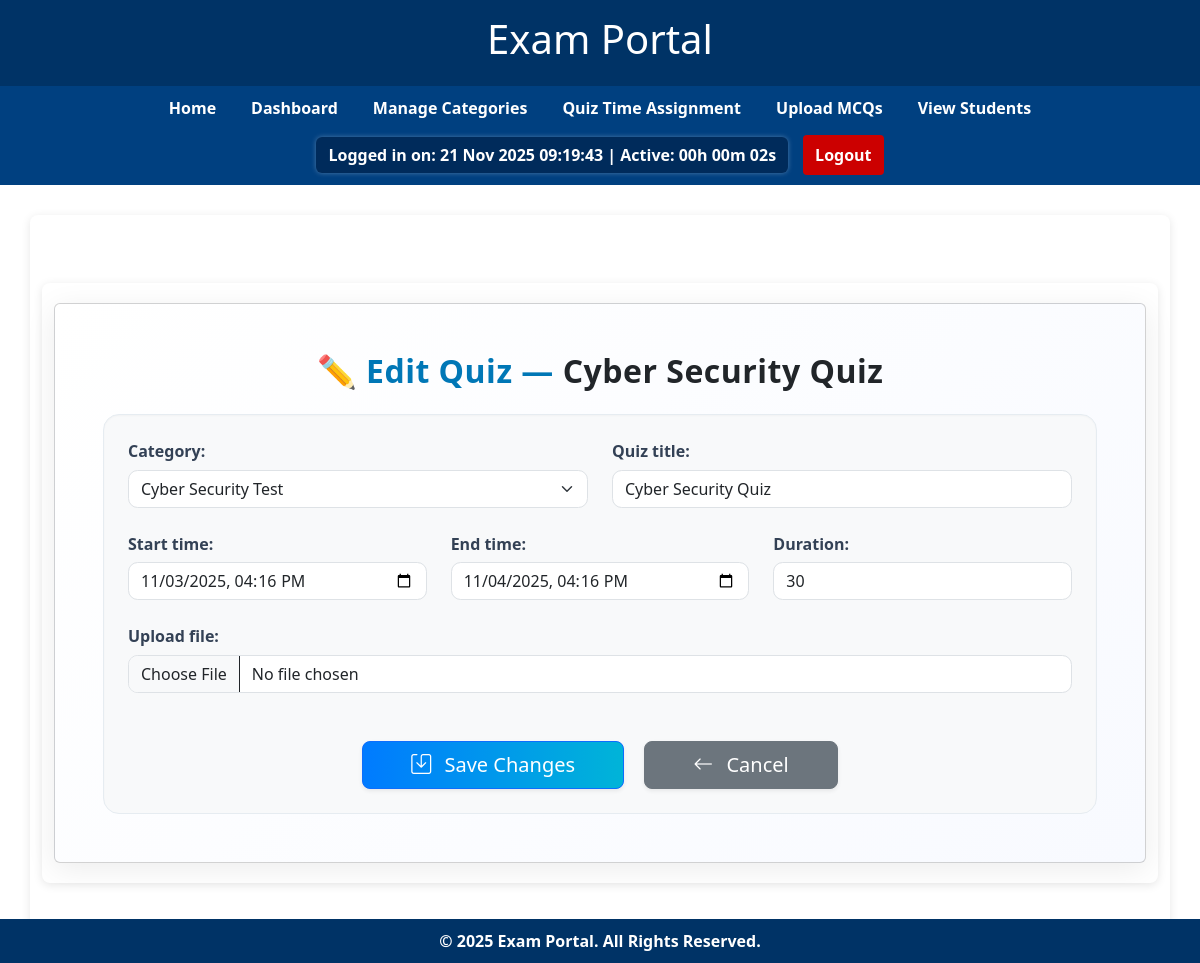
The page /staff/quiz/22/edit/ (signed in) on the database as committed earlier.
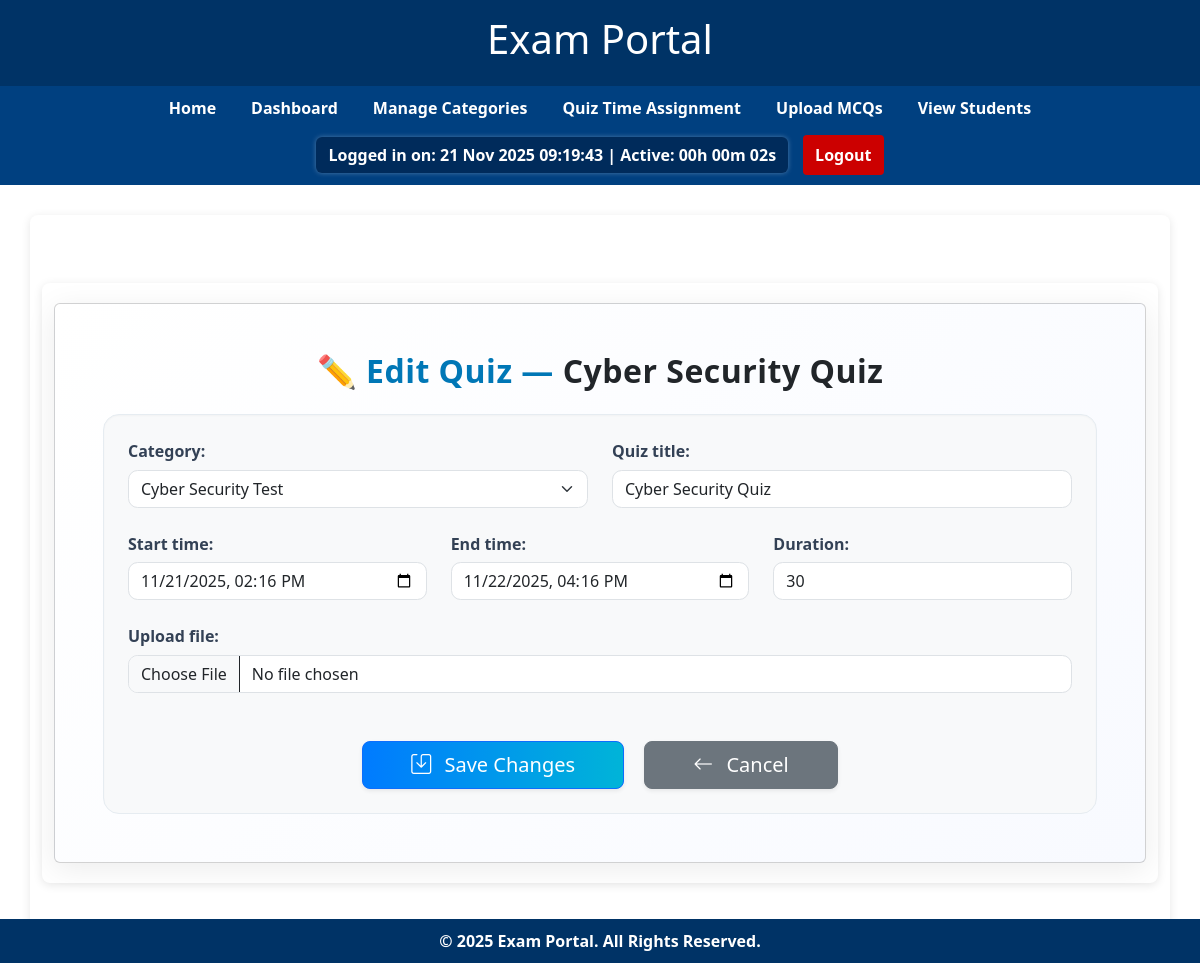
The same page on the database as committed later.
### mcq/models.py (models this page shows, shortened)
class Quiz(models.Model):
    category = models.ForeignKey(Category, on_delete=models.CASCADE)
    quiz_title = models.CharField(max_length=255)
    created_by = models.ForeignKey(User, on_delete=models.CASCADE)
    start_time = models.DateTimeField(null=True, blank=True)
    end_time = models.DateTimeField(null=True, blank=True)
    duration = models.IntegerField(help_text="Enter duration in minutes", null=True, blank=True)
    active = models.BooleanField(default=True)
    upload_file = models.FileField(upload_to="mcq_uploads/", null=True, blank=True)
    created_by = models.ForeignKey(User, on_delete=models.CASCADE)  # <— this is required

### mcq/views.py (the view)
# urls.py: path('staff/quiz/<int:quiz_id>/edit/', views.edit_quiz, name='edit_quiz'),
@login_required
@user_passes_test(staff_required)
def edit_quiz(request, quiz_id):
    quiz = get_object_or_404(Quiz, id=quiz_id, created_by=request.user)
    if request.method == 'POST':
        form = QuizForm(request.POST, request.FILES, instance=quiz)
        if form.is_valid():
            form.save()
            messages.success(request, "✅ Quiz updated successfully!")
            return redirect('staff_quiz_management')  # ✅ correct redirect
    else:
        form = QuizForm(instance=quiz)
    return render(request, 'staff/edit_quiz.html', {'form': form, 'quiz': quiz})

### mcq/models.py (called while the page is built)
    def __str__(self):
        return self.name

### mcq/views.py (called while the page is built)
def staff_required(user):
    return user.is_staff or user.is_superuser

### mcq/templates/staff/edit_quiz.html (shortened to what this page needs)
{% extends "base.html" %}
{% block content %}
<div class="container mt-5 fade-in">
  <div class="card edit-quiz-card p-5">
    <h2 class="text-center page-title mb-4">
      ✏ Edit Quiz — <span class="text-dark">{{ quiz.quiz_title }}</span>
    </h2>
    <form method="POST" enctype="multipart/form-data" class="p-4 bg-light rounded-4">
      <div class="row g-4">
        <div class="col-md-6">
          {{ form.category.label_tag }}
          {{ form.category }}
        </div>
        <div class="col-md-6">
          {{ form.quiz_title.label_tag }}
          {{ form.quiz_title }}
        </div>
        <div class="col-md-4">
          {{ form.start_time.label_tag }}
          {{ form.start_time }}
        </div>
        <div class="col-md-4">
          {{ form.end_time.label_tag }}
          {{ form.end_time }}
        </div>
        <div class="col-md-4">
          {{ form.duration.label_tag }}
          {{ form.duration }}
        </div>
        <div class="col-md-12">
          {{ form.upload_file.label_tag }}
          {{ form.upload_file }}
        </div>
      </div>
      <div class="text-center mt-5">
        <button type="submit" class="btn btn-primary btn-lg px-5 shadow-sm">
          <i class="bi bi-save me-2"></i> Save Changes
        </button>
        <a href="{% url 'staff_quiz_management' %}" class="btn btn-secondary btn-lg ms-3 px-5 shadow-sm">
          <i class="bi bi-arrow-left me-2"></i> Cancel
        </a>
      </div>
    </form>
  </div>
</div>
{% endblock %}

Rows that differ between the two databases and show on the page:
changed Quiz "Cyber Security Quiz": start_time "11/03/2025 16:16" → "11/21/2025 14:16"; end_time "11/04/2025 16:16" → "11/22/2025 16:16"
